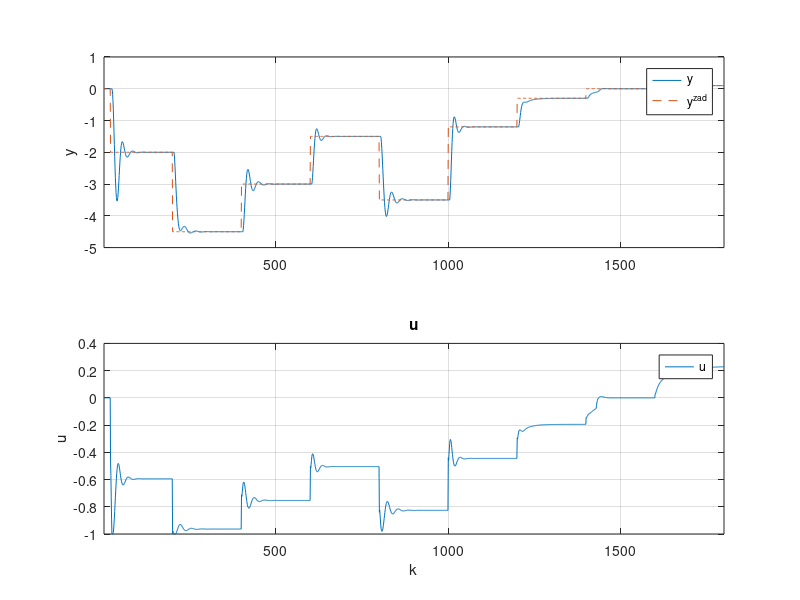

The MATLAB source for this figure: (Note: this script raises an error after producing the figure.)
addpath('../../../../../../matlab2tikz-master/src/');
outputFile = '../z5PID2.tex';

y = dlmread('y.csv','\t');
yzad = dlmread('y_zad.csv','\t');
%y2 = dlmread('y3.csv','\t');
%y3 = dlmread('y4.csv','\t');
%y4 = dlmread('y5.csv','\t');
u = dlmread('u.csv','\t');

%%z = dlmread('zad6_z_best_nie_licz_zakl.csv','\t');
x = 1:length(u);

figure(1);


subplot(2,1, 1);
hold on;
plot(x,y);
plot(x,yzad, '--');
%plot(x,y2);
%plot(x,y3);
%plot(x,y4);
xlim([min(x) max(x)]);
%title('y');
%xlabel('k');
ylabel('y');
legend('y','y^{zad}', 'Location', 'NorthEast');
%ylim([floor(min(y)) ceil(0.5+max(y))]);
grid on;
box on;

 subplot(2,1, 2);
 hold on;
 %stairs(x,u);
 plot(x,u);
 %plot(x,u1);
% plot(x,u2);
% plot(x,u3);
% plot(x,u4);
 xlim([min(x) max(x)]);
 title('u');
xlabel('k');
 ylabel('u');
 legend('u', 'Location', 'NorthEast');
 grid on;
 box on;

% subplot(3,1, 3);
% hold on;
% stairs(x,z);
% xlim([min(x) max(x)]);
% %title('z');
% xlabel('k');
% ylabel('z');
% legend('z', 'Location', 'NorthEast');
% grid on;
% box on;

% dwie linijki poni�ej zapewniaj� poprawne ustawienie wykresu w pdf-ie
% oraz pozwalaj� nazwa� wykres pod spodem
%beforeFigure = [sprintf('\\begin{figure}[H] \n\\centering')];
%afterFigure = [sprintf('\\caption{%s}\n\\end{figure}', title)];

matlab2tikz(outputFile, ...
    'showInfo', false, ...
    'encoding', 'UTF-8');
%    'extraCode', beforeFigure, ...
%    'extraCodeAtEnd', afterFigure);
hold off;
%close(1)
